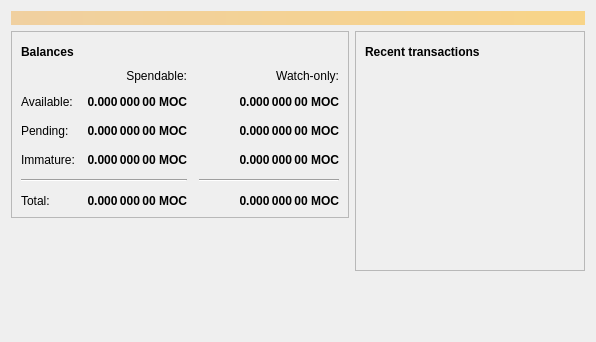
<?xml version="1.0" encoding="UTF-8"?>
<ui version="4.0">
 <class>OverviewPage</class>
 <widget class="QWidget" name="OverviewPage">
  <property name="geometry">
   <rect>
    <x>0</x>
    <y>0</y>
    <width>596</width>
    <height>342</height>
   </rect>
  </property>
  <property name="windowTitle">
   <string>Form</string>
  </property>
  <layout class="QVBoxLayout" name="topLayout">
   <item>
    <widget class="QLabel" name="labelAlerts">
     <property name="visible">
      <bool>false</bool>
     </property>
     <property name="styleSheet">
      <string notr="true">QLabel { background-color: qlineargradient(x1: 0, y1: 0, x2: 1, y2: 0, stop:0 #F0D0A0, stop:1 #F8D488); color:#000000; }</string>
     </property>
     <property name="wordWrap">
      <bool>true</bool>
     </property>
     <property name="margin">
      <number>3</number>
     </property>
     <property name="textInteractionFlags">
      <set>Qt::TextSelectableByMouse</set>
     </property>
    </widget>
   </item>
   <item>
    <layout class="QHBoxLayout" name="horizontalLayout" stretch="1,1">
     <item>
      <layout class="QVBoxLayout" name="verticalLayout_2">
       <item>
        <widget class="QFrame" name="frame">
         <property name="frameShape">
          <enum>QFrame::StyledPanel</enum>
         </property>
         <property name="frameShadow">
          <enum>QFrame::Raised</enum>
         </property>
         <layout class="QVBoxLayout" name="verticalLayout_4">
          <item>
           <layout class="QHBoxLayout" name="horizontalLayout_4">
            <item>
             <widget class="QLabel" name="label_5">
              <property name="font">
               <font>
                <weight>75</weight>
                <bold>true</bold>
               </font>
              </property>
              <property name="text">
               <string>Balances</string>
              </property>
             </widget>
            </item>
            <item>
             <widget class="QPushButton" name="labelWalletStatus">
              <property name="enabled">
               <bool>true</bool>
              </property>
              <property name="maximumSize">
               <size>
                <width>30</width>
                <height>16777215</height>
               </size>
              </property>
              <property name="toolTip">
               <string>The displayed information may be out of date. Your wallet automatically synchronizes with the MogCoin network after a connection is established, but this process has not completed yet.</string>
              </property>
              <property name="text">
               <string/>
              </property>
              <property name="icon">
               <iconset resource="../mogcoin.qrc">
                <normaloff>:/icons/warning</normaloff>
                <disabledoff>:/icons/warning</disabledoff>:/icons/warning</iconset>
              </property>
              <property name="iconSize">
               <size>
                <width>24</width>
                <height>24</height>
               </size>
              </property>
              <property name="flat">
               <bool>true</bool>
              </property>
             </widget>
            </item>
            <item>
             <spacer name="horizontalSpacer_3">
              <property name="orientation">
               <enum>Qt::Horizontal</enum>
              </property>
              <property name="sizeHint" stdset="0">
               <size>
                <width>40</width>
                <height>20</height>
               </size>
              </property>
             </spacer>
            </item>
           </layout>
          </item>
          <item>
           <layout class="QGridLayout" name="gridLayout">
            <property name="spacing">
             <number>12</number>
            </property>
            <item row="2" column="2">
             <widget class="QLabel" name="labelWatchPending">
              <property name="font">
               <font>
                <weight>75</weight>
                <bold>true</bold>
               </font>
              </property>
              <property name="cursor">
               <cursorShape>IBeamCursor</cursorShape>
              </property>
              <property name="toolTip">
               <string>Unconfirmed transactions to watch-only addresses</string>
              </property>
              <property name="text">
               <string notr="true">0.000 000 00 MOC</string>
              </property>
              <property name="alignment">
               <set>Qt::AlignRight|Qt::AlignTrailing|Qt::AlignVCenter</set>
              </property>
              <property name="textInteractionFlags">
               <set>Qt::LinksAccessibleByMouse|Qt::TextSelectableByKeyboard|Qt::TextSelectableByMouse</set>
              </property>
             </widget>
            </item>
            <item row="2" column="1">
             <widget class="QLabel" name="labelUnconfirmed">
              <property name="font">
               <font>
                <weight>75</weight>
                <bold>true</bold>
               </font>
              </property>
              <property name="cursor">
               <cursorShape>IBeamCursor</cursorShape>
              </property>
              <property name="toolTip">
               <string>Total of transactions that have yet to be confirmed, and do not yet count toward the spendable balance</string>
              </property>
              <property name="text">
               <string notr="true">0.000 000 00 MOC</string>
              </property>
              <property name="alignment">
               <set>Qt::AlignRight|Qt::AlignTrailing|Qt::AlignVCenter</set>
              </property>
              <property name="textInteractionFlags">
               <set>Qt::LinksAccessibleByMouse|Qt::TextSelectableByKeyboard|Qt::TextSelectableByMouse</set>
              </property>
             </widget>
            </item>
            <item row="3" column="2">
             <widget class="QLabel" name="labelWatchImmature">
              <property name="font">
               <font>
                <weight>75</weight>
                <bold>true</bold>
               </font>
              </property>
              <property name="cursor">
               <cursorShape>IBeamCursor</cursorShape>
              </property>
              <property name="toolTip">
               <string>Mined balance in watch-only addresses that has not yet matured</string>
              </property>
              <property name="text">
               <string notr="true">0.000 000 00 MOC</string>
              </property>
              <property name="alignment">
               <set>Qt::AlignRight|Qt::AlignTrailing|Qt::AlignVCenter</set>
              </property>
              <property name="textInteractionFlags">
               <set>Qt::LinksAccessibleByMouse|Qt::TextSelectableByKeyboard|Qt::TextSelectableByMouse</set>
              </property>
             </widget>
            </item>
            <item row="4" column="0" colspan="2">
             <widget class="Line" name="line">
              <property name="orientation">
               <enum>Qt::Horizontal</enum>
              </property>
             </widget>
            </item>
            <item row="4" column="2">
             <widget class="Line" name="lineWatchBalance">
              <property name="sizePolicy">
               <sizepolicy hsizetype="Preferred" vsizetype="Fixed">
                <horstretch>0</horstretch>
                <verstretch>0</verstretch>
               </sizepolicy>
              </property>
              <property name="minimumSize">
               <size>
                <width>140</width>
                <height>0</height>
               </size>
              </property>
              <property name="orientation">
               <enum>Qt::Horizontal</enum>
              </property>
             </widget>
            </item>
            <item row="5" column="0">
             <widget class="QLabel" name="labelTotalText">
              <property name="text">
               <string>Total:</string>
              </property>
             </widget>
            </item>
            <item row="3" column="1">
             <widget class="QLabel" name="labelImmature">
              <property name="font">
               <font>
                <weight>75</weight>
                <bold>true</bold>
               </font>
              </property>
              <property name="cursor">
               <cursorShape>IBeamCursor</cursorShape>
              </property>
              <property name="toolTip">
               <string>Mined balance that has not yet matured</string>
              </property>
              <property name="text">
               <string notr="true">0.000 000 00 MOC</string>
              </property>
              <property name="alignment">
               <set>Qt::AlignRight|Qt::AlignTrailing|Qt::AlignVCenter</set>
              </property>
              <property name="textInteractionFlags">
               <set>Qt::LinksAccessibleByMouse|Qt::TextSelectableByKeyboard|Qt::TextSelectableByMouse</set>
              </property>
             </widget>
            </item>
            <item row="2" column="3">
             <spacer name="horizontalSpacer_2">
              <property name="orientation">
               <enum>Qt::Horizontal</enum>
              </property>
              <property name="sizeHint" stdset="0">
               <size>
                <width>40</width>
                <height>20</height>
               </size>
              </property>
             </spacer>
            </item>
            <item row="3" column="0">
             <widget class="QLabel" name="labelImmatureText">
              <property name="text">
               <string>Immature:</string>
              </property>
             </widget>
            </item>
            <item row="5" column="1">
             <widget class="QLabel" name="labelTotal">
              <property name="font">
               <font>
                <weight>75</weight>
                <bold>true</bold>
               </font>
              </property>
              <property name="cursor">
               <cursorShape>IBeamCursor</cursorShape>
              </property>
              <property name="toolTip">
               <string>Your current total balance</string>
              </property>
              <property name="text">
               <string notr="true">0.000 000 00 MOC</string>
              </property>
              <property name="alignment">
               <set>Qt::AlignRight|Qt::AlignTrailing|Qt::AlignVCenter</set>
              </property>
              <property name="textInteractionFlags">
               <set>Qt::LinksAccessibleByMouse|Qt::TextSelectableByKeyboard|Qt::TextSelectableByMouse</set>
              </property>
             </widget>
            </item>
            <item row="5" column="2">
             <widget class="QLabel" name="labelWatchTotal">
              <property name="font">
               <font>
                <weight>75</weight>
                <bold>true</bold>
               </font>
              </property>
              <property name="cursor">
               <cursorShape>IBeamCursor</cursorShape>
              </property>
              <property name="toolTip">
               <string>Current total balance in watch-only addresses</string>
              </property>
              <property name="text">
               <string notr="true">0.000 000 00 MOC</string>
              </property>
              <property name="alignment">
               <set>Qt::AlignRight|Qt::AlignTrailing|Qt::AlignVCenter</set>
              </property>
              <property name="textInteractionFlags">
               <set>Qt::LinksAccessibleByMouse|Qt::TextSelectableByKeyboard|Qt::TextSelectableByMouse</set>
              </property>
             </widget>
            </item>
            <item row="0" column="2">
             <widget class="QLabel" name="labelWatchonly">
              <property name="text">
               <string>Watch-only:</string>
              </property>
              <property name="alignment">
               <set>Qt::AlignRight|Qt::AlignTrailing|Qt::AlignVCenter</set>
              </property>
             </widget>
            </item>
            <item row="1" column="0">
             <widget class="QLabel" name="labelBalanceText">
              <property name="text">
               <string>Available:</string>
              </property>
             </widget>
            </item>
            <item row="1" column="1">
             <widget class="QLabel" name="labelBalance">
              <property name="font">
               <font>
                <weight>75</weight>
                <bold>true</bold>
               </font>
              </property>
              <property name="cursor">
               <cursorShape>IBeamCursor</cursorShape>
              </property>
              <property name="toolTip">
               <string>Your current spendable balance</string>
              </property>
              <property name="text">
               <string notr="true">0.000 000 00 MOC</string>
              </property>
              <property name="alignment">
               <set>Qt::AlignRight|Qt::AlignTrailing|Qt::AlignVCenter</set>
              </property>
              <property name="textInteractionFlags">
               <set>Qt::LinksAccessibleByMouse|Qt::TextSelectableByKeyboard|Qt::TextSelectableByMouse</set>
              </property>
             </widget>
            </item>
            <item row="1" column="2">
             <widget class="QLabel" name="labelWatchAvailable">
              <property name="font">
               <font>
                <weight>75</weight>
                <bold>true</bold>
               </font>
              </property>
              <property name="cursor">
               <cursorShape>IBeamCursor</cursorShape>
              </property>
              <property name="toolTip">
               <string>Your current balance in watch-only addresses</string>
              </property>
              <property name="text">
               <string notr="true">0.000 000 00 MOC</string>
              </property>
              <property name="alignment">
               <set>Qt::AlignRight|Qt::AlignTrailing|Qt::AlignVCenter</set>
              </property>
              <property name="textInteractionFlags">
               <set>Qt::LinksAccessibleByMouse|Qt::TextSelectableByKeyboard|Qt::TextSelectableByMouse</set>
              </property>
             </widget>
            </item>
            <item row="2" column="0">
             <widget class="QLabel" name="labelPendingText">
              <property name="text">
               <string>Pending:</string>
              </property>
             </widget>
            </item>
            <item row="0" column="1">
             <widget class="QLabel" name="labelSpendable">
              <property name="text">
               <string>Spendable:</string>
              </property>
              <property name="alignment">
               <set>Qt::AlignRight|Qt::AlignTrailing|Qt::AlignVCenter</set>
              </property>
             </widget>
            </item>
           </layout>
          </item>
         </layout>
        </widget>
       </item>
       <item>
        <spacer name="verticalSpacer">
         <property name="orientation">
          <enum>Qt::Vertical</enum>
         </property>
         <property name="sizeHint" stdset="0">
          <size>
           <width>20</width>
           <height>40</height>
          </size>
         </property>
        </spacer>
       </item>
      </layout>
     </item>
     <item>
      <layout class="QVBoxLayout" name="verticalLayout_3">
       <item>
        <widget class="QFrame" name="frame_2">
         <property name="frameShape">
          <enum>QFrame::StyledPanel</enum>
         </property>
         <property name="frameShadow">
          <enum>QFrame::Raised</enum>
         </property>
         <layout class="QVBoxLayout" name="verticalLayout">
          <item>
           <layout class="QHBoxLayout" name="horizontalLayout_2">
            <item>
             <widget class="QLabel" name="label_4">
              <property name="font">
               <font>
                <weight>75</weight>
                <bold>true</bold>
               </font>
              </property>
              <property name="text">
               <string>Recent transactions</string>
              </property>
             </widget>
            </item>
            <item>
             <widget class="QPushButton" name="labelTransactionsStatus">
              <property name="enabled">
               <bool>true</bool>
              </property>
              <property name="maximumSize">
               <size>
                <width>30</width>
                <height>16777215</height>
               </size>
              </property>
              <property name="toolTip">
               <string>The displayed information may be out of date. Your wallet automatically synchronizes with the MogCoin network after a connection is established, but this process has not completed yet.</string>
              </property>
              <property name="text">
               <string/>
              </property>
              <property name="icon">
               <iconset resource="../mogcoin.qrc">
                <normaloff>:/icons/warning</normaloff>
                <disabledoff>:/icons/warning</disabledoff>:/icons/warning</iconset>
              </property>
              <property name="iconSize">
               <size>
                <width>24</width>
                <height>24</height>
               </size>
              </property>
              <property name="flat">
               <bool>true</bool>
              </property>
             </widget>
            </item>
            <item>
             <spacer name="horizontalSpacer">
              <property name="orientation">
               <enum>Qt::Horizontal</enum>
              </property>
              <property name="sizeHint" stdset="0">
               <size>
                <width>40</width>
                <height>20</height>
               </size>
              </property>
             </spacer>
            </item>
           </layout>
          </item>
          <item>
           <widget class="QListView" name="listTransactions">
            <property name="styleSheet">
             <string notr="true">QListView { background: transparent; }</string>
            </property>
            <property name="frameShape">
             <enum>QFrame::NoFrame</enum>
            </property>
            <property name="verticalScrollBarPolicy">
             <enum>Qt::ScrollBarAlwaysOff</enum>
            </property>
            <property name="horizontalScrollBarPolicy">
             <enum>Qt::ScrollBarAlwaysOff</enum>
            </property>
            <property name="selectionMode">
             <enum>QAbstractItemView::NoSelection</enum>
            </property>
           </widget>
          </item>
         </layout>
        </widget>
       </item>
       <item>
        <spacer name="verticalSpacer_2">
         <property name="orientation">
          <enum>Qt::Vertical</enum>
         </property>
         <property name="sizeHint" stdset="0">
          <size>
           <width>20</width>
           <height>40</height>
          </size>
         </property>
        </spacer>
       </item>
      </layout>
     </item>
    </layout>
   </item>
  </layout>
 </widget>
 <resources/>
 <connections/>
</ui>
